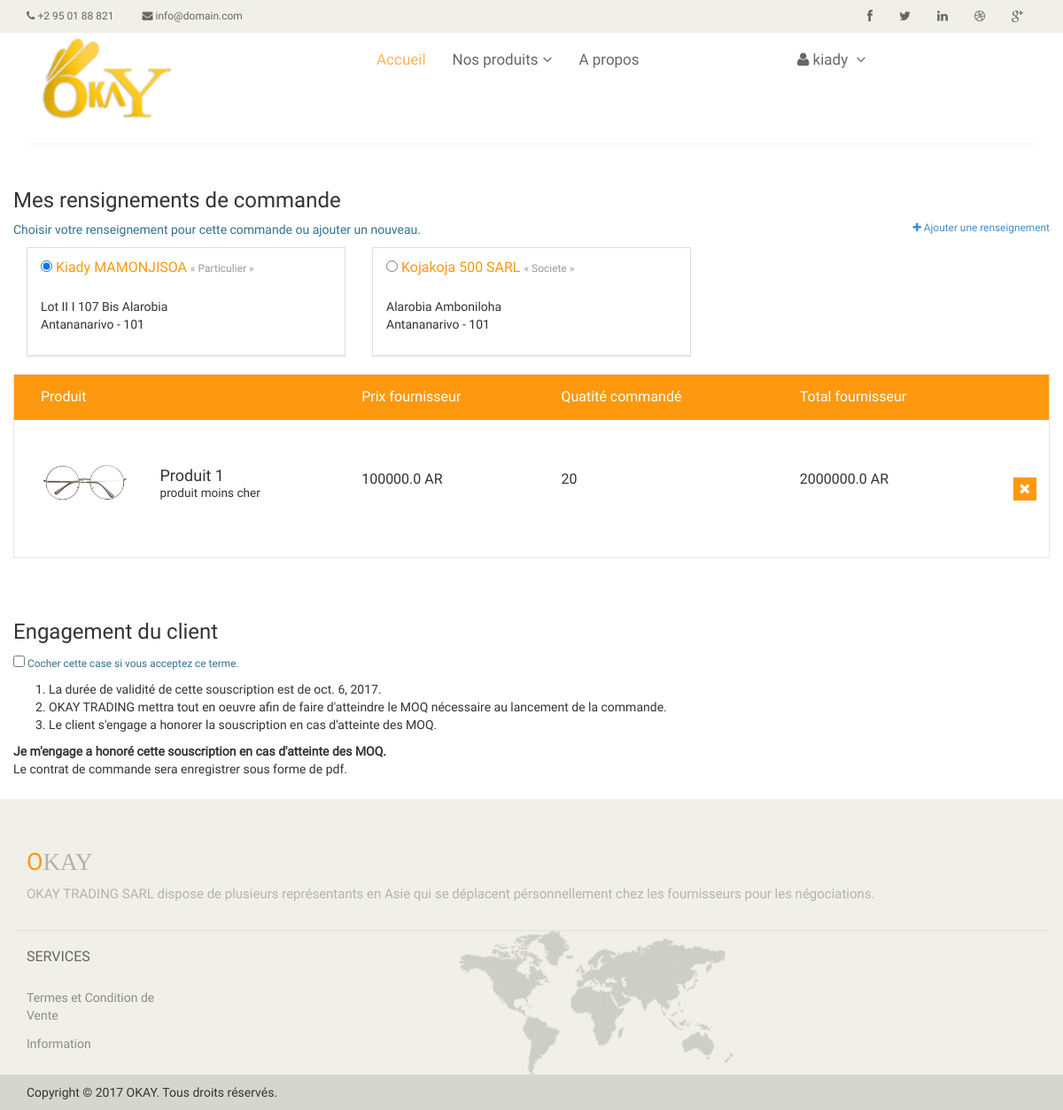
The page /shipping/4/ (signed in) on the database its author committed.
### commerce/models.py (models this page shows, shortened)
class Address(models.Model):
    user = models.ForeignKey(User)
    PARTICULAR = 'Particulier'
    SOCIETY = 'Societe'
    TYPE = (
        (PARTICULAR, 'Particulier'),
        (SOCIETY, 'Societe'),
    )
    MISTER = 'MR'
    MISS = 'MISS'
    MISSES = 'MRS'
    GENDER = (
        (MISTER, 'Monsieur'),
        (MISS, 'Mademoiselle'),
        (MISSES, 'Madame'),
    )
    type = models.CharField(max_length=20, default='Particulier', verbose_name="Status", blank=True, null=True, )
    gender = models.CharField(max_length=4, choices=GENDER, default=MISTER, blank=True, null=True, verbose_name="Civilité")
    first_name = models.CharField(max_length=50, blank=True, null=True, verbose_name="Prénom",)
    last_name = models.CharField(max_length=50, blank=True, null=True, verbose_name="Nom")
    company = models.CharField(max_length=50, blank=True, null=True, verbose_name="Société")
    company_form = models.CharField(max_length=50, blank=True, null=True, verbose_name="Form juridique")
    cin = models.CharField(max_length=12, blank=True, null=True, verbose_name="CIN")
    nif = models.CharField(max_length=50, blank=True, null=True, verbose_name="NIF")
    address = models.CharField(max_length=255, verbose_name="Adresse")
    postcode = models.CharField(max_length=5, verbose_name="Code postal")
    city = models.CharField(max_length=50, verbose_name="Ville")
    phone = models.CharField(max_length=20, verbose_name="Téléphone")
    class Meta:
        verbose_name = 'Adresse'
        verbose_name_plural = 'Adresses'

class Cart(models.Model):
    date_now = models.DateField(auto_now_add=True)
    user = models.ForeignKey(User)
    product = models.ForeignKey(Product)
    quantity = models.IntegerField()
    def total(self):
        return round(self.product.price * float(self.quantity), 2)
    class Meta:
        verbose_name = 'Panier'

class Product(models.Model):
    name = models.CharField(max_length=300, verbose_name="Nom du produit")
    category = models.ForeignKey(Category, verbose_name="Catégorie du produit")
    short_desc = models.CharField(max_length=150, verbose_name="Description courte", null=True, blank=True)
    long_desc = models.TextField(verbose_name="Description longue", null=True, blank=True)
    price = models.FloatField(verbose_name="Prix du produit")
    transport = models.FloatField(verbose_name="Prix de transport")
    douane = models.FloatField(verbose_name="Douane")
    moq = models.IntegerField(verbose_name="MOQ")
    qty_commanded = models.CharField(max_length=10, default='0', verbose_name="Quantité commandé par les clients", null=True, blank=True)
    thumbnail = models.ImageField(verbose_name="Miniature du produit", upload_to='media/product/', null=True)
    date_added = models.DateField(verbose_name="Date d'ajout", auto_now_add=True)
    date_validity = models.DateField(verbose_name="Date de validité")
    class Meta:
        verbose_name = 'Produit'

### commerce/views.py (the view, shortened to what this page needs)
# urls.py: url(r'^shipping/(?P<product_id>\d+)/$', 'commerce.views.shipping', name='shipping'),
def shipping(request, product_id):
    categories_list = Category.objects.all()
    addresses = Address.objects.filter(user_id=request.user.id)
    cart = Cart.objects.get(user_id=request.user.id, product_id=product_id)
    if request.GET.get('next', False):
        return redirect(request.GET['next'])
    else:
        return render(request, 'commerce/shipping.html', locals())

### commerce/templates/commerce/shipping.html (shortened to what this page needs)
{% extends "layout.html" %}
{% block content %}
<section id="cart_items">
    <form method="post" action=".">
        <div class="row">
            <h3>Mes rensignements de commande</h3>
            <small>
                <a class="pull-right" href="{% url 'commerce:add_address' %}?next={% url 'commerce:shipping' cart.product_id %}">
                    <i class="fa fa-plus"></i> Ajouter une renseignement
                </a>
            </small>
            {% if addresses %}
                <p class="text-info">Choisir votre renseignement pour cette commande ou ajouter un nouveau.</p>
            {% endif %}
            {% for address in addresses %}
            <div class="col-lg-4">
                <div class="panel panel-default">
                    <div class="panel-heading">
                        <h4 class="panel-title">
                            <input type="radio" name="shipping_address" id="shipping_address_{{ forloop.counter }}"
                               value="{{ address.id }}" {% if forloop.counter == 1 or shipping_address == address.id %}checked{% endif %}>
                            {% if address.type == 'Particulier' %}
                                {{ address.first_name }} {{ address.last_name }}
                            {% else %}
                                {{ address.company }} {{ address.company_form }}
                            {% endif %}
                            <small>&laquo; {{ address.type }} &raquo;</small>
                        </h4>
                    </div>
                    <div class="panel-body">
                        <p>
                        {{ address.address }}<br>
                        {{ address.city }} - {{ address.postcode }}
                        </p>
                    </div>
                </div>
            </div>
            {% empty %}
                <p class="text-info"><i class="fa fa-3x fa-info-circle pull-left"></i>Vous n'avez pas encore de renseignement pour votre compte client.
                <br />Pour commander, commencez par ajouter un renseignement en cliquant sur le bouton le lien ajouter.</p>
            {% endfor %}
        </div>
        <div class="row">
            <div class="table-responsive cart_info">
                <table class="table table-condensed">
                    <thead>
                        <tr class="cart_menu">
                            <td class="image">Produit</td>
                            <td class="description"></td>
                            <td class="price">Prix fournisseur</td>
                            <td class="quantity">Quatité commandé</td>
                            <td class="total">Total fournisseur</td>
                            <td></td>
                        </tr>
                    </thead>
                    <tbody>
                        <tr>
                            <td class="cart_product">
                                <img src="{{ MEDIA_URL }}{{ cart.product.thumbnail }}" width="100px"/>
                            </td>
                            <td class="cart_description">
                                <h4>{{ cart.product.name }}</h4>
                                <small>{{ cart.product.short_desc }}</small>
                            </td>
                            <td class="cart_price">{{ cart.product.price }} AR</td>
                            <td class="cart_quantity">{{ cart.quantity }}</td>
                            <td class="cart_total">{{ cart.total }} AR</td>
                            <td class="cart_delete">
                                <a class="btn btn-primary" href="{% url 'commerce:display_product' cart.product.id %}"><i class="fa fa-times"></i></a>
                            </td>
                        </tr>
                    </tbody>
                </table>
            </div>
        </div>
        {% if addresses %}
        <div class="row">
            <h3>Engagement du client</h3>
            <small>
                <p class="text-info">
                    <input type="checkbox" name="accepte_terme">
                    Cocher cette case si vous acceptez ce terme.
                </p>
            </small>
            <ol>
                <li>La durée de validité de cette souscription est de {{ cart.product.date_validity }}.</li>
                <li>OKAY TRADING mettra tout en oeuvre afin de faire d'atteindre le MOQ nécessaire au lancement de la commande.</li>
                <li>Le client s'engage a honorer la souscription en cas d'atteinte des MOQ.</li>
            </ol>
            <b>Je m'engage a honoré cette souscription en cas d'atteinte des MOQ.</b>
            <p>Le contrat de commande sera enregistrer sous forme de pdf.</p>
        </div>
        {% endif %}
    </form>
</section>
{% endblock %}

### commerce/templates/includes/header.html (shortened to what this page needs)
{% load staticfiles %}
<header id="header">
	<div class="header_top">
		<div class="container">
			<div class="row">
				<div class="col-sm-6">
					<div class="contactinfo">
						<ul class="nav nav-pills">
							<li><a href="#"><i class="fa fa-phone"></i> +2 95 01 88 821</a></li>
							<li><a href="#"><i class="fa fa-envelope"></i> info@domain.com</a></li>
						</ul>
					</div>
				</div>
				<div class="col-sm-6">
					<div class="social-icons pull-right">
						<ul class="nav navbar-nav">
							<li><a href="#"><i class="fa fa-facebook"></i></a></li>
							<li><a href="#"><i class="fa fa-twitter"></i></a></li>
							<li><a href="#"><i class="fa fa-linkedin"></i></a></li>
							<li><a href="#"><i class="fa fa-dribbble"></i></a></li>
							<li><a href="#"><i class="fa fa-google-plus"></i></a></li>
						</ul>
					</div>
				</div>
			</div>
		</div>
	</div>
	<div class="header-middle">
		<div class="container">
				<div class="col-sm-4">
					<div class="logo pull-left">
						<a href="{% url 'commerce:index' %}"><img src="{% static 'images/home/logo.png' %}" alt="" width="150px" /></a>
					</div>
				</div>
				<div class="row">
					<div class="col-sm-5">
						<div class="mainmenu pull-left">
							<ul class="nav navbar-nav collapse navbar-collapse">
								<li><a href="{% url 'commerce:index' %}" class="active">Accueil</a></li>
								{% if user.is_authenticated and not user.is_superuser %}
        							<li class="dropdown"><a href="#">Nos produits<i class="fa fa-angle-down"></i></a>
                                    </li>
                                {% endif %}
								<li><a href="{% url 'commerce:information' %}">A propos</a></li>
							</ul>
						</div>
					</div>
					<div class="col-sm-3">
						<div class="mainmenu pull-left">
							<ul class="nav navbar-nav collapse navbar-collapse">
								<li class="#"><a href="#"><i class="fa fa-user"></i>
								    {% if user.is_authenticated %}
								        {{ user.username }}
								    {% endif %}
								<i class="fa fa-angle-down"></i></a>
                                </li>
							</ul>
						</div>
					</div>
				</div>
			</div>
		</div>
</header>

### commerce/static/css/main.css (style rules this page uses)
body { font-family: 'Roboto', sans-serif; background:; position: relative; font-weight:400px; }
p { text-align: justify; }
ul li { list-style: none; }
a { -webkit-transition: 300ms; -moz-transition: 300ms; -o-transition: 300ms; transition: 300ms; }
h1, h2, h3, h4, h5, h6 { font-family: 'Roboto', sans-serif; }
.header_top { background: none repeat scroll 0 0 #F0F0E9; }
.contactinfo ul li:first-child { margin-left: -15px; }
.contactinfo ul li a { font-size: 12px; color: #696763; font-family: 'Roboto', sans-serif; }
.social-icons ul li a { border: 0 none; border-radius: 0; color: #696763; padding:0px; }
.social-icons ul li { display:inline-block; }
.social-icons ul li a i { padding: 11px 15px; transition: all 0.9s ease 0s; -moz-transition: all 0.9s ease 0s; -webkit-transition: all 0.9s ease 0s; -o-transition: all 0.9s ease 0s; }
.header-middle .container .row { border-bottom: 1px solid #f5f5f5; margin-left: 0; margin-right: 0; padding-bottom: 20px; padding-top: 20px; }
.navbar-collapse.collapse { padding-left: 0; }
.mainmenu ul li { padding-right: 15px; padding-left: 15px; }
.mainmenu ul li:first-child { padding-left: 0px; }
.mainmenu ul li a { color: #696763; font-family: 'Roboto', sans-serif; font-size: 17px; font-weight: 300; padding: 0; padding-bottom: 10px; }
.mainmenu ul li a:hover, .mainmenu ul li a.active, .shop-menu ul li a.active { background:none; color:#fdb45e; }
.fa-angle-down { padding-left: 5px; }
#cart_items .cart_info { border: 1px solid #E6E4DF; margin-bottom: 50px }
#cart_items .cart_info .cart_menu { background: #FE980F; color: #fff; font-size: 16px; font-family: 'Roboto', sans-serif; font-weight: normal; }
#cart_items .cart_info .table.table-condensed thead tr { height: 51px; }
#cart_items .cart_info .table.table-condensed tr { border-bottom: 1px solid#F7F7F0 }
#cart_items .cart_info .table.table-condensed tr:last-child { border-bottom: 0 }
.cart_info table tr td { border-top: 0 none; vertical-align: inherit; }
#cart_items .cart_info .image { padding-left: 30px; }
#cart_items .cart_info .cart_description h4 { margin-bottom: 0 }
.cart_product { display: block; margin: 15px -70px 10px 25px; }
.cart_delete { display: block; margin-right: -12px; overflow: hidden; }
.cart_delete a { background:#F0F0E9; color: #FFFFFF; padding: 5px 7px; font-size: 16px }
.btn.btn-primary { background:#FE980F; border: 0 none; border-radius: 0; margin-top: 16px; }

### commerce/static/css/style.css (style rules this page uses)
* { font-family: "Roboto"; }

### commerce/static/css/Style1.css (style rules this page uses)
.panel { border-radius:0px; }
.panel-default > .panel-heading { color: #FE980F; background: transparent; border-radius:0px; border:none; }

### rows shown on the page
Address: first_name "Kiady", last_name "MAMONJISOA", type "Particulier", address "Lot II I 107 Bis Alarobia", city "Antananarivo", postcode "101"
Address: company "Kojakoja 500", company_form "SARL", type "Societe", address "Alarobia Amboniloha", city "Antananarivo", postcode "101"
Cart: product.thumbnail (picture), product.name "Produit 1", product.short_desc "produit moins cher", product.price "100000.0", quantity "20", total "2000000.0", product.date_validity "oct. 6, 2017"

### other values the page prints
{{ user.username }} "kiady"
